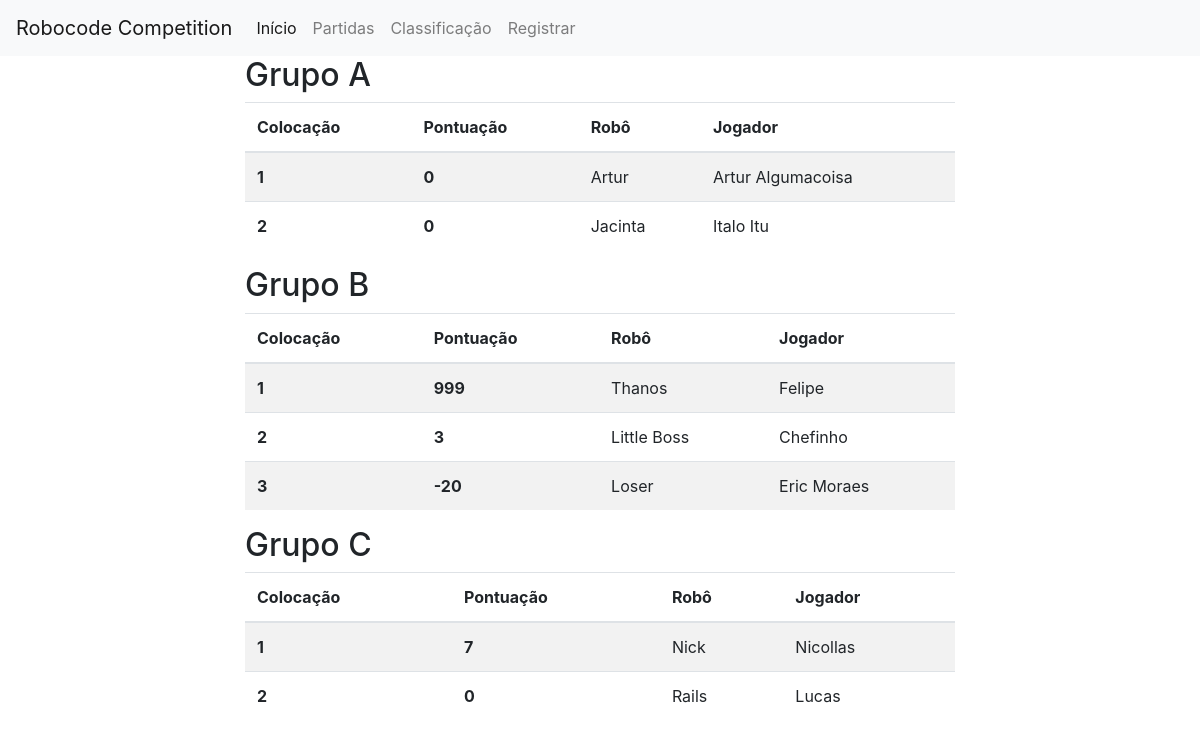
/classificacao/, run on the app's committed database.
### hotsite/models.py (models this page shows, shortened)
class Group(models.Model):
    name = models.CharField(max_length=50, verbose_name='Nome')
    class Meta:
        verbose_name = 'Grupo'
        verbose_name_plural = 'Grupos'
    def __str__(self):
        return self.name

class Player(models.Model):
    class Meta:
        ordering = ['-score']
        verbose_name = 'Jogador'
        verbose_name_plural = 'Jogadores'
    STATE_CHOICES = ((True, 'Sim'), (False, 'Não'),)
    group = models.ForeignKey(Group, on_delete=models.CASCADE, verbose_name='Grupo', null=True, blank=True)
    name = models.CharField(max_length=50, verbose_name='Nome')
    email = models.EmailField(unique=True)
    robot_name = models.CharField(max_length=50, unique=True, verbose_name='Nome do robô')
    contributor = models.BooleanField(default=True, verbose_name='Desejo contribuir com o valor de R$ 5,00', choices=STATE_CHOICES)
    score = models.IntegerField(default=0, verbose_name='Pontuação')

### hotsite/views.py (the view)
# urls.py: path('classificacao/', views.ListGroupView.as_view(), name='classification-list'),
class ListGroupView(ListView):
    template_name = 'hotsite/classification.html'
    def get_queryset(self):
        return Group.objects.all()

### hotsite/templates/hotsite/classification.html (shortened to what this page needs)
{% extends "base.html" %}
{% load static %}
{% block content %}
  {% for group in object_list %}
    {% if group.player_set.all %}
      <div class="col-md-8 offset-md-2">
        <h2>{{ group }}</h2>
        <table class="table table-striped">
          <thead>
            <tr>
              <th scope="col">Colocação</th>
              <th scope="col">Pontuação</th>
              <th scope="col">Robô</th>
              <th scope="col">Jogador</th>
            </tr>
            </thead>
            <tbody>
              {% for player in group.player_set.all %}
                <tr>
                  <th scope="row">{{ forloop.counter }}</th>
                  <th>{{ player.score }}</th>
                  <td>{{ player.robot_name }}</td>
                  <td>{{ player.name }}</td>
                </tr>
              {% endfor %}
            </tbody>
          </table>
        </div>
      {% endif %}
      {% empty %}
        <h3 class="margin-all-tiny">Não há grupos definidos no momento.</h3>
    {% endfor %}
{% endblock %}

### data on the page
Group: name "Grupo A"
Player: score "0", robot_name "Artur", name "Artur Algumacoisa"
Player: score "0", robot_name "Jacinta", name "Italo Itu"
Group: name "Grupo B"
Player: score "999", robot_name "Thanos", name "Felipe"
Player: score "3", robot_name "Little Boss", name "Chefinho"
Player: score "-20", robot_name "Loser", name "Eric Moraes"
Group: name "Grupo C"
Player: score "7", robot_name "Nick", name "Nicollas"
Player: score "0", robot_name "Rails", name "Lucas"
